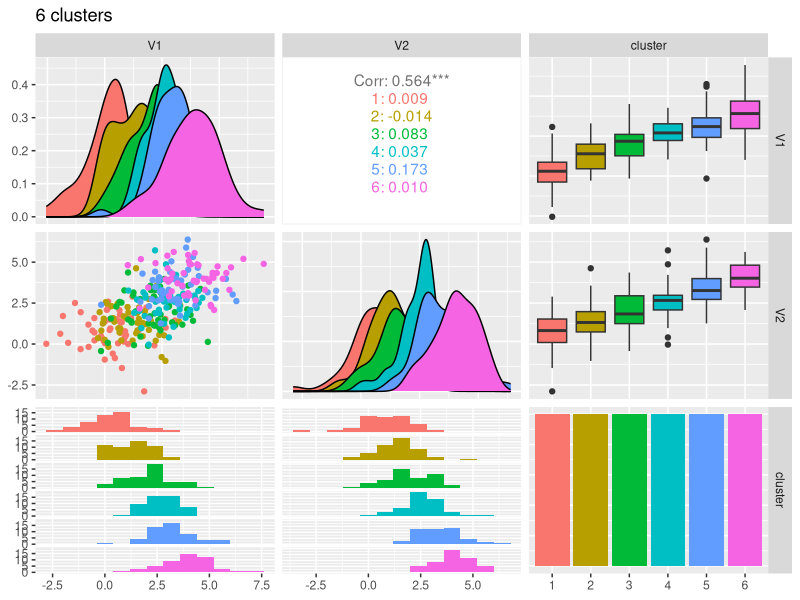

This figure's R source: (Note: this script raises an error after producing the figure.)
#################################
####### Synthetic examples ######
######## Nested clusters ########
#################################

rm(list=ls())

library(MASS)
library(GGally)

# Define ggplot2 theme 
my_theme <-  theme(
    panel.background = element_rect(fill = NA),
    panel.grid.major = element_line(colour = "grey50"),
    panel.grid.major.x = element_blank() ,
    panel.grid.major.y = element_line(size=.1, color="black"),
    axis.ticks.y = element_blank(),
    axis.ticks.x = element_blank()
)

### Data generation ### 
### C1. Six clusters ###

n_experiments <- 100
# n_separation_levels <- 1
n_types <- 3
n_variables <- 2
n_obs_per_cluster <- 50
n_clusters <- 6

N <- n_obs_per_cluster*n_clusters
P <- n_variables
data <- array(NA, c(N, P, n_types, n_experiments))

Sigma <- diag(n_variables)

i = 3 # Medium separation level
# (Change value to 8 just for the illustrative plot in the paper)
for(j in 1:n_experiments){
  for(t in 1:(n_types-1)){
    for(k in 1:(n_clusters/t)){
      mu = rep(k*(i-1)/3, n_variables)
      data[((k-1)*n_obs_per_cluster*t+1):(k*n_obs_per_cluster*t),,t,j] <-
        mvrnorm(n = n_obs_per_cluster*t, mu, Sigma)
    }
  }
}

i = 9 # Higher separation level
t = 1 # Only for dataset containing 6 clusters
for(j in 1:n_experiments){
  mu = rep(NA, N)
    for(k in 1:(n_clusters/t)){
      mu = rep(k*(i-1)/3, n_variables)
      data[((k-1)*n_obs_per_cluster*t+1):(k*n_obs_per_cluster*t),,3,j] <-
        mvrnorm(n = n_obs_per_cluster*t, mu, Sigma)
    }
}

### Plots ###

t = 1 # 6 clusters
uno <- rep(1, n_obs_per_cluster)
cluster_labels <- c(uno, uno*2, uno*3, uno*4, uno*5, uno*6)

dataset_example <- data[,,t,1]
example6_dataframe <- as.data.frame(dataset_example)
example6_dataframe$cluster <- as.factor(cluster_labels)
ggpairs(data=example6_dataframe, # data.frame with variables
        title="6 clusters",  # title of the plot
        mapping=ggplot2::aes(colour = cluster),
        lower=list(combo=wrap("facethist", binwidth=0.8)))
ggsave("../figures/synthetic-data-c1.jpg",
       device = "jpeg", width = 7, height = 7)

t = 2 # 3 clusters
dataset_example <- data[,,t,1]
example3_dataframe <- as.data.frame(dataset_example)
example3_dataframe$cluster <- as.factor(cluster_labels)
ggpairs(data=example3_dataframe, # data.frame with variables
        title="3 clusters", # title of the plot
        mapping = ggplot2::aes(colour= cluster),
        lower=list(combo=wrap("facethist", binwidth=0.8)))
ggsave("../figures/synthetic-data-c2.jpg",
       device = "jpeg", width = 7, height = 7)

t = 3 # 6 clusters, well separated
dataset_example <- data[,,t,1]
example6plus_dataframe <- as.data.frame(dataset_example)
example6plus_dataframe$cluster <- as.factor(cluster_labels)
ggpairs(data=example6plus_dataframe, # data.frame with variables
        title="6 clusters, well separated", # title of the plot
        mapping = ggplot2::aes(colour= cluster),
        lower=list(combo=wrap("facethist", binwidth=0.8)))
ggsave("../figures/synthetic-data-c3.jpg",
       device = "jpeg", width = 7, height = 7)

save(data, file = "../data/synthetic-data-c.RData")
